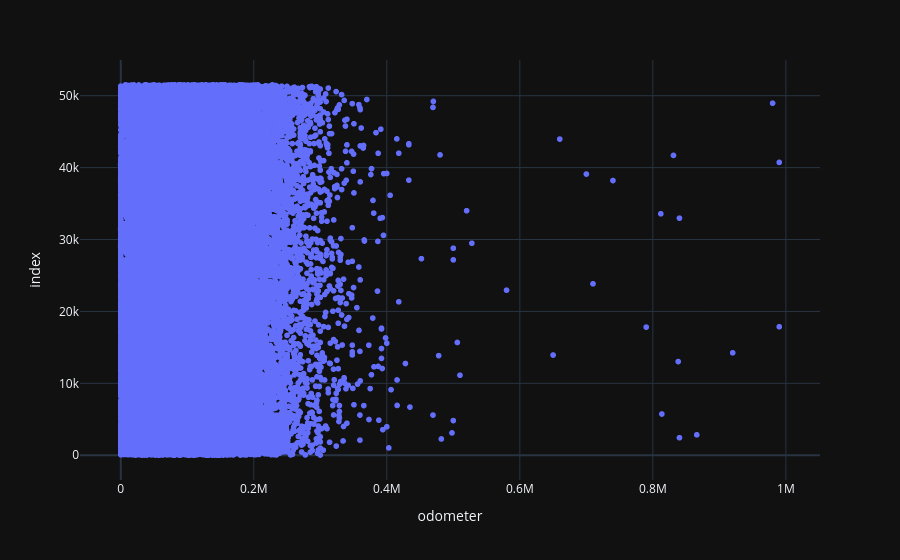

Notebook cell for this chart:
### Code cell
scat = px.scatter(car_data, x="odometer")
scat.show()

### Figure 1 — Plotly figure (JSON) as saved in the notebook; plotly's stock layout.template omitted (floating-point values rounded to 4 significant figures; data arrays with more than 128 entries replaced by an {"elided": "..."} marker saying what was removed)
{"data": [{"hovertemplate": "odometer=%{x}<br>index=%{y}<extra></extra>", "legendgroup": "", "marker": {"color": "#636efa", "symbol": "circle"}, "mode": "markers", "name": "", "showlegend": false, "x": {"elided": "51525 float values"}, "xaxis": "x", "y": {"elided": "51525 int values"}, "yaxis": "y", "type": "scattergl"}], "layout": {"xaxis": {"anchor": "y", "domain": [0.0, 1.0], "title": {"text": "odometer"}}, "yaxis": {"anchor": "x", "domain": [0.0, 1.0], "title": {"text": "index"}}, "legend": {"tracegroupgap": 0}, "margin": {"t": 60}}}
